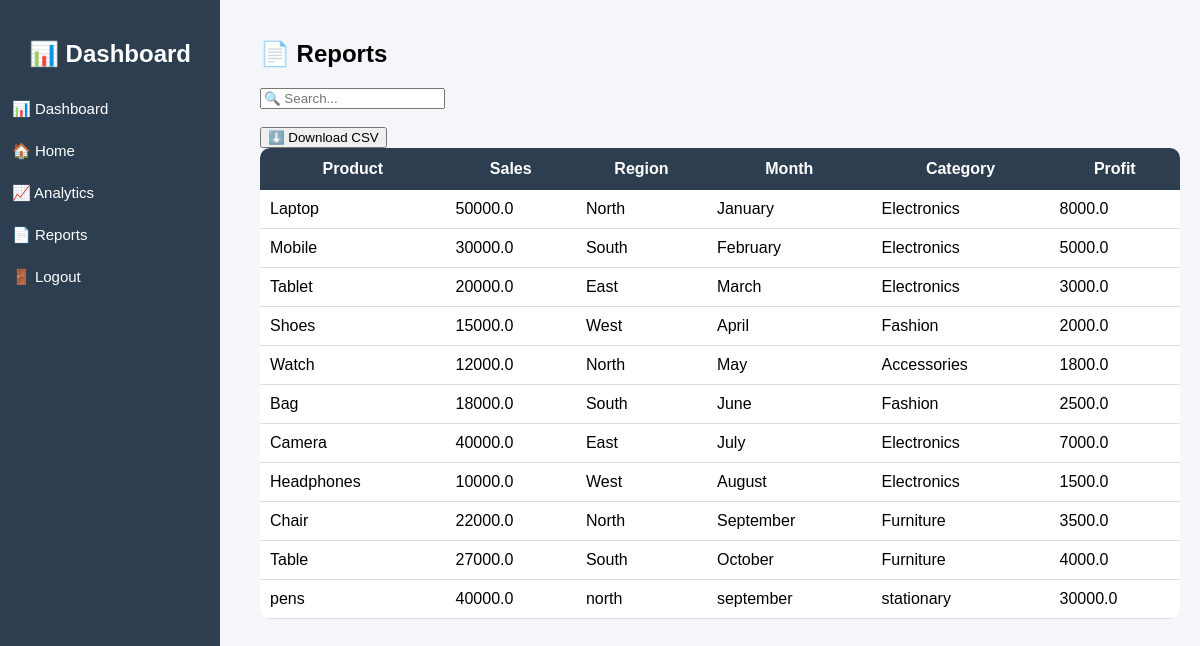
Screenshot of /reports (signed in) with the database file from the repository.
### app.py (models this page shows)
class Sales(db.Model):
    id = db.Column(db.Integer, primary_key=True)
    product = db.Column(db.String(100))
    category = db.Column(db.String(50))
    sales = db.Column(db.Float)
    profit = db.Column(db.Float)
    region = db.Column(db.String(50))
    month = db.Column(db.String(20))

### app.py (the view)
@app.route('/reports')
def reports():
    if 'user' not in session:
        return redirect('/')
    data = Sales.query.all()
    reports = [(d.product, d.category, d.sales, d.profit, d.region, d.month) for d in data]
    return render_template("reports.html", reports=reports)

### templates/reports.html (shortened to what this page needs)
{% extends "base.html" %}
{% block content %}
<h2>📄 Reports</h2>
<input type="text" id="searchInput" placeholder="🔍 Search..." onkeyup="searchTable()" class="search-box">
<br><br>
<button onclick="downloadCSV()" class="export-btn">⬇️ Download CSV</button>
<table id="reportTable">
<tr>
<th>Product</th>
<th>Sales</th>
<th>Region</th>
<th>Month</th>
<th>Category</th>
<th>Profit</th>
</tr>
{% for row in reports %}
<tr>
<td>{{ row[0] }}</td>
<td>{{ row[2] }}</td>
<td>{{ row[4] }}</td>
<td>{{ row[5] }}</td>
<td>{{ row[1] }}</td>
<td>{{ row[3] }}</td>
</tr>
{% endfor %}
</table>
{% endblock %}

### templates/base.html (shortened to what this page needs)
<!DOCTYPE html>
<html>
<head>
    <link rel="stylesheet" href="{{ url_for('static', filename='css/style.css') }}">
</head>
<body>
<div class="sidebar">
    <h2 style="color:white; text-align:center;">📊 Dashboard</h2>
    <a href="/dashboard">📊 Dashboard</a>
    <a href="/home">🏠 Home</a>
    <a href="/analytics">📈 Analytics</a>
    <a href="/reports">📄 Reports</a>
    <a href="/logout">🚪 Logout</a>
</div>
<div class="content">
    {% block content %}{% endblock %}
</div>
</body>
</html>

### static/CSS/style.css (style rules this page uses)
body { font-family: Arial, sans-serif; margin: 0; background: #f4f6f9; }
.sidebar { width: 220px; height: 100vh; background: #2c3e50; position: fixed; padding-top: 20px; }
.sidebar h2 { margin-bottom: 20px; }
.sidebar a { color: white; display: block; padding: 12px; text-decoration: none; font-size: 15px; transition: 0.3s; }
.content { margin-left: 240px; padding: 20px; }
table { width: 100%; border-collapse: collapse; background: white; border-radius: 10px; overflow: hidden; }
th { background: #2c3e50; color: white; padding: 12px; }
td { padding: 10px; border-bottom: 1px solid #ddd; }

### rows the page displays
Sales: product "Laptop", sales "50000.0", region "North", month "January", category "Electronics", profit "8000.0"
Sales: product "Mobile", sales "30000.0", region "South", month "February", category "Electronics", profit "5000.0"
Sales: product "Tablet", sales "20000.0", region "East", month "March", category "Electronics", profit "3000.0"
Sales: product "Shoes", sales "15000.0", region "West", month "April", category "Fashion", profit "2000.0"
Sales: product "Watch", sales "12000.0", region "North", month "May", category "Accessories", profit "1800.0"
Sales: product "Bag", sales "18000.0", region "South", month "June", category "Fashion", profit "2500.0"
Sales: product "Camera", sales "40000.0", region "East", month "July", category "Electronics", profit "7000.0"
Sales: product "Headphones", sales "10000.0", region "West", month "August", category "Electronics", profit "1500.0"
Sales: product "Chair", sales "22000.0", region "North", month "September", category "Furniture", profit "3500.0"
Sales: product "Table", sales "27000.0", region "South", month "October", category "Furniture", profit "4000.0"
Sales: product "pens", sales "40000.0", region "north", month "september", category "stationary", profit "30000.0"
